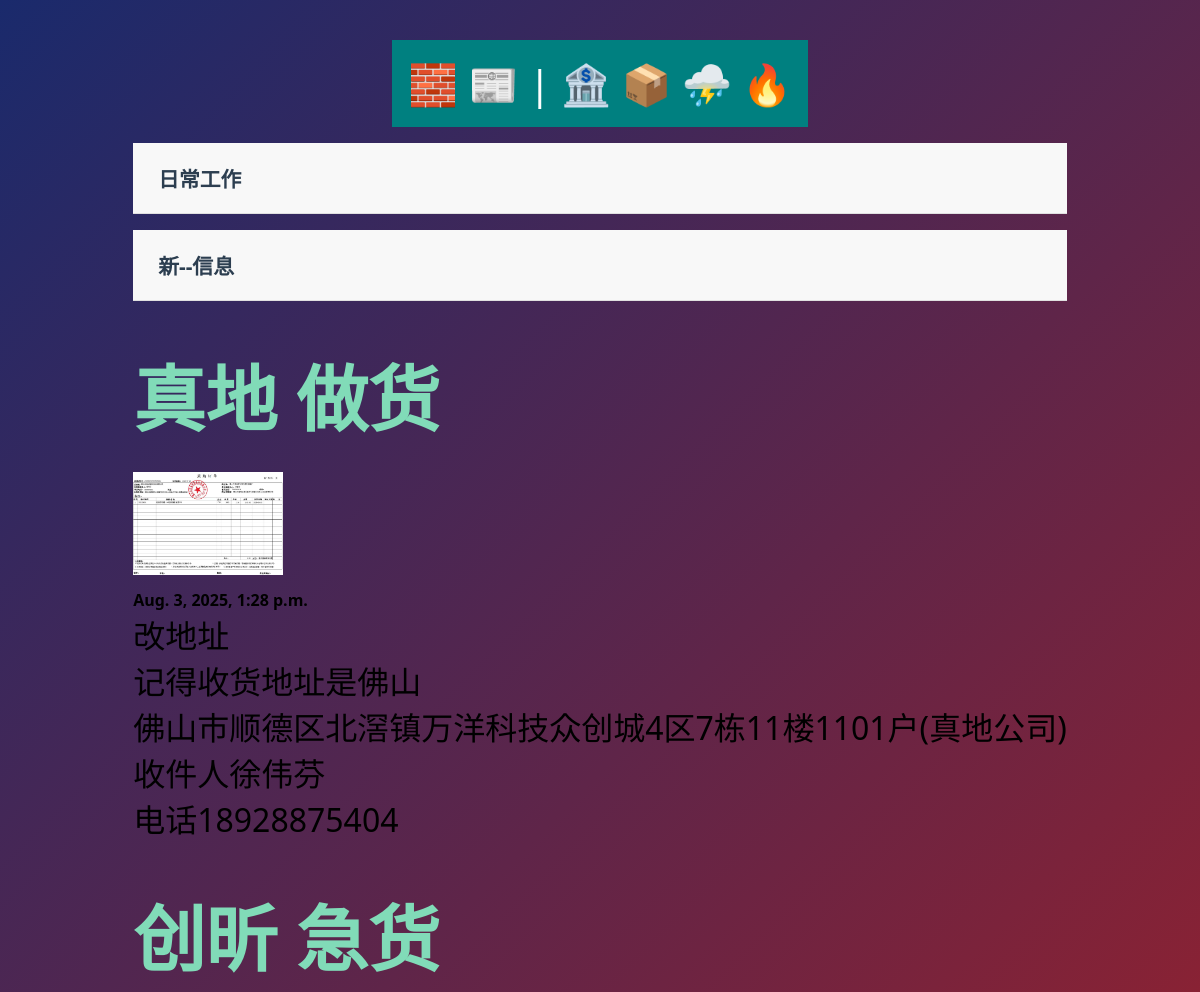
/DalyWork/ (upper part), run on an earlier commit of the app's database.
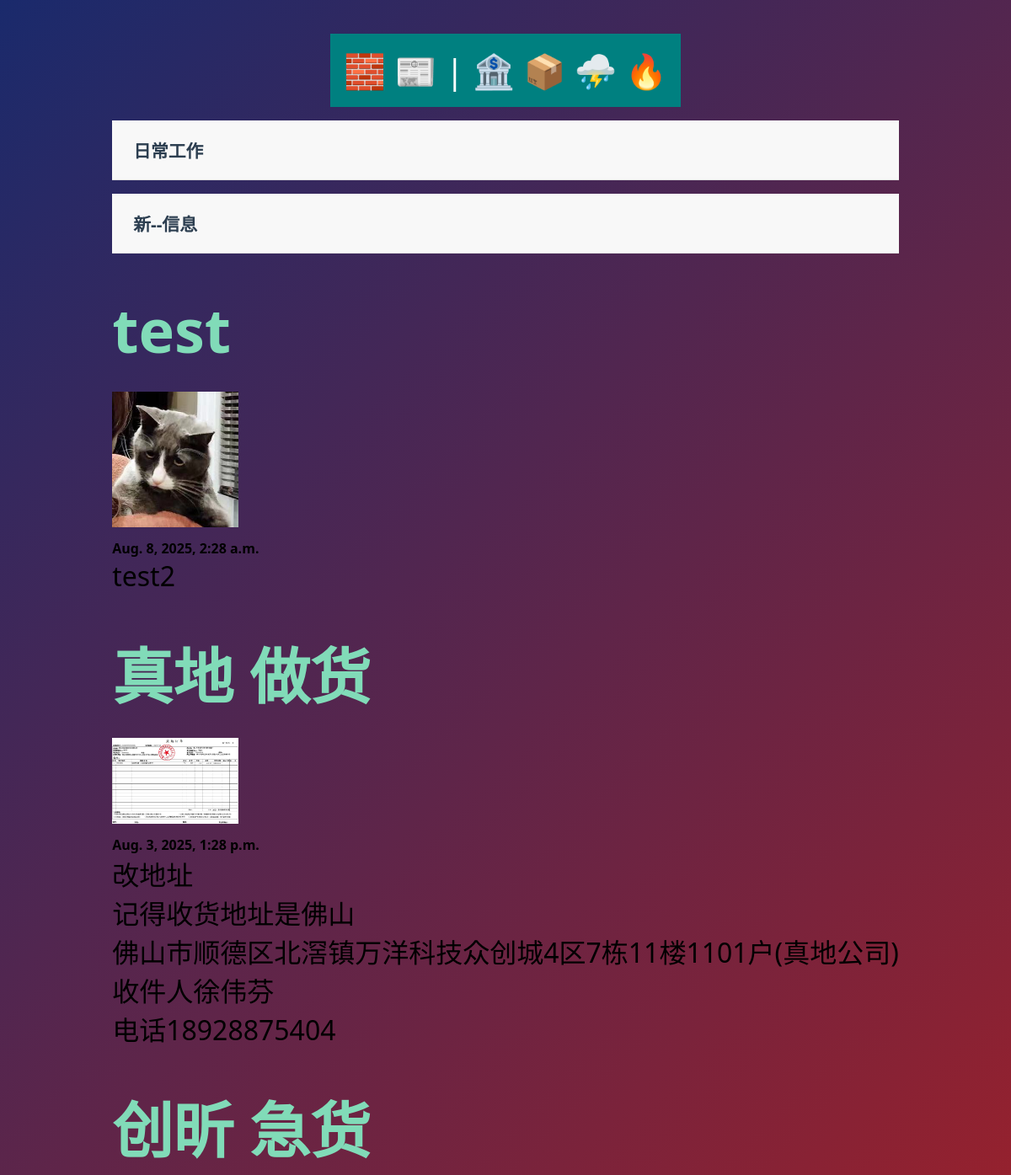
And on a later commit of the database.
### DalyWork/models.py (models this page shows)
class DalyWorkPost(models.Model):
    client = models.TextField()
    workduty = models.TextField()
    date = models.DateTimeField(auto_now_add=True)
    banner = models.ImageField(default='fallback.png', blank=True)
    def __str__(self):
        return self.client

### DalyWork/views.py (the view)
# urls.py: path('', views.post_list, name="list"),
def post_list(request):
    posts = AppDataModel.objects.all().order_by('-date')
    print(posts)
    form = forms.CreateInFormation()
    return render(request, f'{TemplateFileName}/posts_list.html', {'posts': posts, 'form':form})

### DalyWork/templates/DalyWorkPost/posts_list.html (shortened to what this page needs)
{% extends 'layout.html' %}
{% block content %}
    <section>
        <div class="accordion-item">
                <div class="accordion-header">
                    <div class="accordion-title">日常工作</div>
                </div>
        </div>
        <div class="accordion-item">
                <div class="accordion-header">
                    <div class="accordion-title">新--信息</div>
                </div>
            </div>
        {% for post in posts%}
        <article class="post">
            <h3>
                <a href="{% url 'DalyWorkPPP:page' pk=post.id%}">
                     {{ post.client }}
                </a>
            </h3>
            <img
                src="{{ post.banner.url }}"
                alt="{{ post.title }}"
                class="small-image"
            />
            <h2>{{ post.date }}</h2>
            <p class="pre-line">{{ post.workduty }}</p>
        </article>
        {% endfor %}
    </section>
{% endblock %}

What changed in the data, as far as the page shows it:
added DalyWorkPost: client "test", banner (picture), date "Aug. 8, 2025, 2:28 a.m.", workduty "test2"
